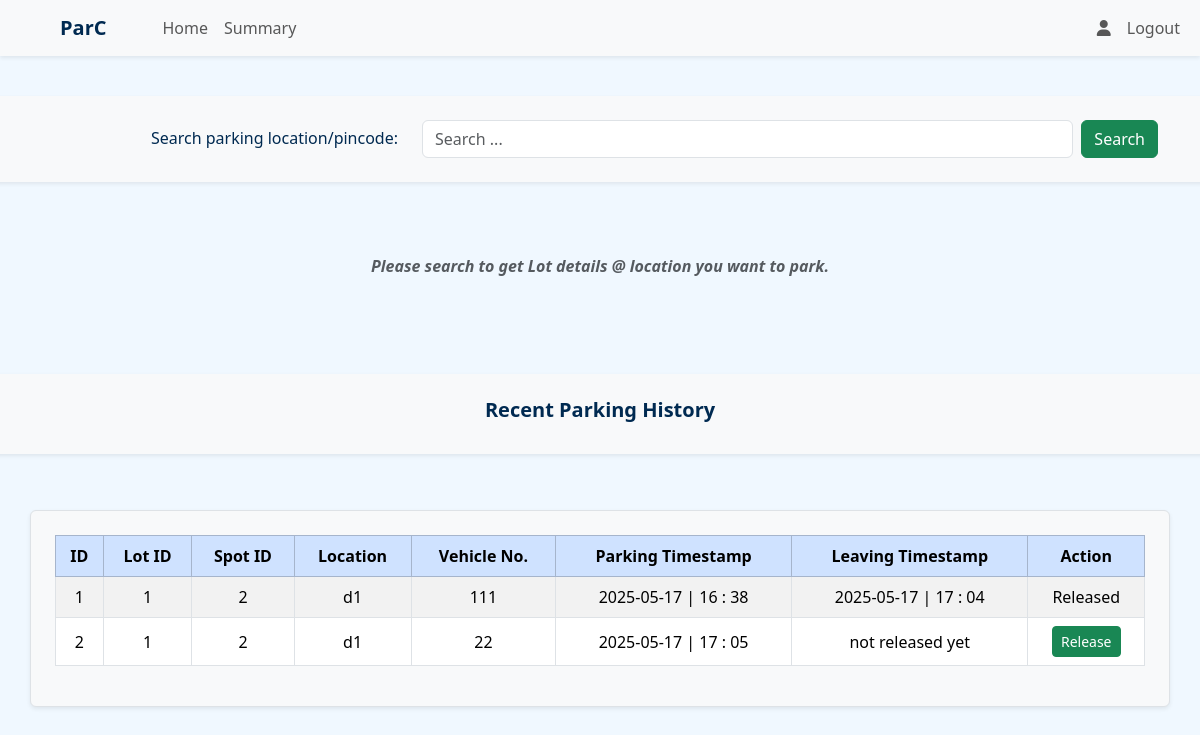
Screenshot of /user/dashboard (signed in) with the database file from the repository.
### application/models.py (models this page shows)
class Reservation(db.Model):
    id = db.Column(db.Integer, primary_key = True)
    spot_id = db.Column(db.Integer, db.ForeignKey('parking_spot.id'), nullable=False)
    user_id = db.Column(db.Integer, db.ForeignKey('user.id'), nullable = False)
    vrn = db.Column(db.String, nullable = False)
    parking_timestamp = db.Column(db.DateTime, nullable = False)
    leaving_timestamp = db.Column(db.DateTime, nullable = True)
    duration = db.Column(db.String, nullable = True)
    status = db.Column(db.String, nullable = False, default = 'unpaid')
    parking_cost = db.Column(db.Integer, nullable = False, default = 0)

class ParkingSpot(db.Model):
    id = db.Column(db.Integer, primary_key = True)
    lot_id = db.Column(db.Integer, db.ForeignKey('parking_lot.id'), nullable = False)
    status = db.Column(db.String, nullable = False, default = 'available')
    reservations = db.relationship('Reservation', backref = 'spot', cascade = 'all, delete')

class ParkingLot(db.Model):
    id = db.Column(db.Integer, primary_key = True)
    pl_name = db.Column(db.String, nullable = False)
    price = db.Column(db.Integer, nullable = False, default = 1000)
    address = db.Column(db.String, nullable = False)
    pincode = db.Column(db.Integer, nullable = False)
    capacity = db.Column(db.Integer, nullable = False)
    spots_count = db.Column(db.Integer, nullable = False)
    created_at = db.Column(db.DateTime, nullable = False)
    spots = db.relationship('ParkingSpot', backref = 'lot', cascade = 'all, delete')

### application/routes.py (the view)
@app.route('/user/dashboard')
@auth_required()
@roles_required('user')
def user_dashboard():
    user = current_user
    reservations = Reservation.query.filter_by(user_id = user.id).all()
    return render_template('user_dashboard.html', reservations=reservations)

### templates/user_dashboard.html (shortened to what this page needs)
{% extends "base.html" %}
{% block nav %}
<nav class="navbar navbar-expand-lg bg-body-tertiary shadow-sm sticky-top">
    <div class="container-fluid">
        <a href="{{url_for('user_dashboard')}}" class="navbar-brand mx-5"><strong>ParC</strong></a>
        <div class="collapse navbar-collapse" id="navbarSupportedContent">
            <ul class="navbar-nav me-auto mb-2 mb-lg-0">
                <li class="nav-item">
                    <a href="{{url_for('user_dashboard')}}" class="nav-link">Home</a>
                </li>
                <li class="nav-item">
                    <a href="{{url_for('user_summary')}}" class="nav-link">Summary</a>
                </li>
            </ul>
            <ul class="navbar-nav ms-auto mb-2 mb-lg-0">
                <li class="nav-item">
                    <a href="{{url_for('profile')}}" class="nav-link"><i class="fa-solid fa-user"></i></a>
                </li>
                <li class="nav-item">
                    <a href="{{url_for('user_logout')}}" class="nav-link">Logout</a>
                </li>
            </ul>
        </div>
    </div>
</nav>
{% endblock %}
{% block content %}
<div class="row mt-3">
    <div class="p-4 bg-light shadow-sm my-4">
        <div class="container">
            <div class="row align-items-center text-center">
                <div class="col-md-4 mb-3 mb-md-0 text-md-end">
                    <h6 class="mb-0">Search parking location/pincode:</h6>
                </div>
                <div class="col-md-8">
                    <form action="{{url_for('user_search')}}" class="d-flex" method="post">
                        <input type="search" class="form-control me-2" name="search_query" placeholder="Search ... "
                            aria-label="Search">
                        <button type="submit" class="btn btn-success">Search</button>
                    </form>
                </div>
            </div>
        </div>
    </div>
    <div>
        {% if search_query %}
        <div class="container my-5 p-4 bg-light rounded shadow-sm border">
            <h5 class="text-center fw-semibold mb-4">Parking Lots Found @ {{search_query}}</h5>
            <div class="table-responsive">
                <table class="table table-bordered table-hover table-striped align-middle text-center">
                    <thead class="table-primary">
                        <tr>
                            <th>ID</th>
                            <th>Prime Location Name</th>
                            <th>Address</th>
                            <th>Pincode</th>
                            <th>Available</th>
                            <th>Price/hr</th>
                            <th>Actions</th>
                        </tr>
                    </thead>
                    {% if parkingLots %}
                    <tbody>
                        {% for l in parkingLots %}
                        <tr>
                            <td>{{l.lot_id}}</td>
                            <td>{{l.pl_name}}</td>
                            <td>{{l.address}}</td>
                            <td>{{l.pincode}}</td>
                            <td>{{l.availability}}</td>
                            <td> ₹{{l.price}}</td>
                            <td>
                                <a href="{{url_for('book_spot', lot_id=l.lot_id)}}" class="btn btn-sm btn-info">Book</a>
                            </td>
                        </tr>
                        {% endfor %}
                    </tbody>
                    {% else %}
                    <tbody>
                        <tr>
                            <td colspan="7" class="text-center text-muted">No Lots Found</td>
                        </tr>
                    </tbody>
                    {% endif %}
                </table>
            </div>
        </div>
        {% else %}
        <div class="text-center my-5">
            <p class="fw-bold fst-italic fs-6 text-muted">Please search to get Lot details @ location you want to park.
            </p>
        </div>
        {% endif %}
    </div>
</div>
<div class="row my-5">
    <div class="text-center rounded mb-5 p-4 shadow-sm bg-light">
        <h5 class="fw-bold">Recent Parking History</h5>
    </div>
    <div>
        {% if reservations %}
        <div class="container my-2 p-4 bg-light rounded shadow-sm border">
            <table class="table table-bordered table-hover table-striped align-middle text-center">
                <thead class="table-primary">
                    <tr>
                        <th>ID</th>
                        <th>Lot ID</th>
                        <th>Spot ID</th>
                        <th>Location</th>
                        <th>Vehicle No.</th>
                        <th>Parking Timestamp</th>
                        <th>Leaving Timestamp</th>
                        <th>Action</th>
                    </tr>
                </thead>
                <tbody>
                    {% for r in reservations %}
                    <tr>
                        <td>{{r.id}}</td>
                        <td>{{r.spot.lot_id}}</td>
                        <td>{{r.spot_id}}</td>
                        <td>{{r.spot.lot.address}}</td>
                        <td>{{r.vrn}}</td>
                        <td>{{r.parking_timestamp.strftime('%Y-%m-%d | %H : %M')}}</td>
                        <td>
                            {% if r.leaving_timestamp %}
                            {{r.leaving_timestamp.strftime('%Y-%m-%d | %H : %M')}}
                            {% else %}
                            not released yet
                            {% endif %}
                        </td>
                        <td>
                            {% if r.status == 'unpaid' %}
                            <a href="{{url_for('get_reservation', reserve_id=r.id)}}"
                                class="btn btn-sm btn-success">Release</a>
                            {% else %}
                            Released
                            {% endif %}
                        </td>
                    </tr>
                    {% endfor %}
                </tbody>
            </table>
        </div>
        {% else %}
        <div class="text-center my-5">
            <p class="fw-bold fst-italic fs-6 text-muted">No Parking History Found.</p>
        </div>
        {% endif %}
    </div>
</div>
{% endblock %}

### templates/user_dashboard.html (style rules this page uses)
body { background-image: none !important; }

### rows the page displays
Reservation: id "1", spot.lot_id "1", spot_id "2", spot.lot.address "d1", vrn "111", parking_timestamp "2025-05-17 | 16 : 38", leaving_timestamp "2025-05-17 | 17 : 04", status "Released"
Reservation: id "2", spot.lot_id "1", spot_id "2", spot.lot.address "d1", vrn "22", parking_timestamp "2025-05-17 | 17 : 05", shows "not released yet"
